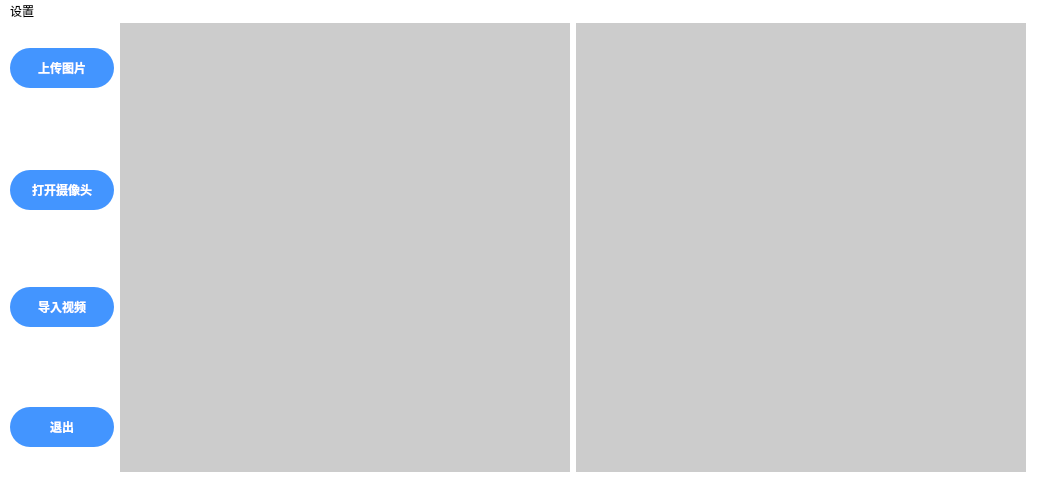
<?xml version="1.0" encoding="UTF-8"?>
<ui version="4.0">
 <class>MainWindow</class>
 <widget class="QMainWindow" name="MainWindow">
  <property name="geometry">
   <rect>
    <x>0</x>
    <y>0</y>
    <width>1050</width>
    <height>500</height>
   </rect>
  </property>
  <property name="minimumSize">
   <size>
    <width>1050</width>
    <height>500</height>
   </size>
  </property>
  <property name="maximumSize">
   <size>
    <width>1050</width>
    <height>500</height>
   </size>
  </property>
  <property name="windowTitle">
   <string>人脸面罩检测</string>
  </property>
  <property name="windowOpacity">
   <double>0.900000000000000</double>
  </property>
  <property name="autoFillBackground">
   <bool>false</bool>
  </property>
  <property name="styleSheet">
   <string notr="true">background:#fff;
opacity:0;</string>
  </property>
  <widget class="QWidget" name="centralwidget">
   <widget class="QWidget" name="gridLayoutWidget">
    <property name="geometry">
     <rect>
      <x>10</x>
      <y>-230</y>
      <width>1016</width>
      <height>909</height>
     </rect>
    </property>
    <layout class="QGridLayout" name="gridLayout_2">
     <item row="4" column="2">
      <widget class="QPushButton" name="open_camera_btn">
       <property name="cursor">
        <cursorShape>PointingHandCursor</cursorShape>
       </property>
       <property name="styleSheet">
        <string notr="true">background-color:#4395FF;
height:40px;
width:100px;
font-weight:bold;
border-radius:20px;
color:white;</string>
       </property>
       <property name="text">
        <string>打开摄像头</string>
       </property>
       <property name="checkable">
        <bool>false</bool>
       </property>
      </widget>
     </item>
     <item row="8" column="2">
      <widget class="QPushButton" name="exit_btn">
       <property name="sizePolicy">
        <sizepolicy hsizetype="Minimum" vsizetype="Fixed">
         <horstretch>0</horstretch>
         <verstretch>1</verstretch>
        </sizepolicy>
       </property>
       <property name="cursor">
        <cursorShape>PointingHandCursor</cursorShape>
       </property>
       <property name="styleSheet">
        <string notr="true">background-color:#4395FF;
height:40px;
width:80px;
font-weight:bold;
border-radius:20px;
color:white;</string>
       </property>
       <property name="text">
        <string>退出</string>
       </property>
      </widget>
     </item>
     <item row="3" column="2">
      <spacer name="verticalSpacer">
       <property name="orientation">
        <enum>Qt::Vertical</enum>
       </property>
       <property name="sizeType">
        <enum>QSizePolicy::Fixed</enum>
       </property>
       <property name="sizeHint" stdset="0">
        <size>
         <width>20</width>
         <height>70</height>
        </size>
       </property>
      </spacer>
     </item>
     <item row="7" column="2">
      <spacer name="verticalSpacer_2">
       <property name="orientation">
        <enum>Qt::Vertical</enum>
       </property>
       <property name="sizeType">
        <enum>QSizePolicy::Fixed</enum>
       </property>
       <property name="sizeHint" stdset="0">
        <size>
         <width>20</width>
         <height>68</height>
        </size>
       </property>
      </spacer>
     </item>
     <item row="2" column="2">
      <widget class="QPushButton" name="open_img_btn">
       <property name="sizePolicy">
        <sizepolicy hsizetype="Minimum" vsizetype="Maximum">
         <horstretch>0</horstretch>
         <verstretch>0</verstretch>
        </sizepolicy>
       </property>
       <property name="cursor">
        <cursorShape>PointingHandCursor</cursorShape>
       </property>
       <property name="styleSheet">
        <string notr="true">background-color:#4395FF;
height:40px;
width:80px;
font-weight:bold;
border-radius:20px;
color:white;</string>
       </property>
       <property name="text">
        <string>上传图片</string>
       </property>
      </widget>
     </item>
     <item row="5" column="2">
      <spacer name="verticalSpacer_3">
       <property name="orientation">
        <enum>Qt::Vertical</enum>
       </property>
       <property name="sizeType">
        <enum>QSizePolicy::Fixed</enum>
       </property>
       <property name="sizeHint" stdset="0">
        <size>
         <width>20</width>
         <height>65</height>
        </size>
       </property>
      </spacer>
     </item>
     <item row="6" column="2">
      <widget class="QPushButton" name="open_vedio_btn">
       <property name="cursor">
        <cursorShape>PointingHandCursor</cursorShape>
       </property>
       <property name="styleSheet">
        <string notr="true">background-color:#4395FF;
height:40px;
width:100px;
font-weight:bold;
border-radius:20px;
color:white;</string>
       </property>
       <property name="text">
        <string>导入视频</string>
       </property>
       <property name="checkable">
        <bool>false</bool>
       </property>
      </widget>
     </item>
     <item row="0" column="5" rowspan="11">
      <widget class="QLabel" name="imageview_2">
       <property name="sizePolicy">
        <sizepolicy hsizetype="Expanding" vsizetype="Expanding">
         <horstretch>1</horstretch>
         <verstretch>0</verstretch>
        </sizepolicy>
       </property>
       <property name="minimumSize">
        <size>
         <width>450</width>
         <height>450</height>
        </size>
       </property>
       <property name="maximumSize">
        <size>
         <width>450</width>
         <height>450</height>
        </size>
       </property>
       <property name="toolTip">
        <string>判断结果</string>
       </property>
       <property name="styleSheet">
        <string notr="true">background-color:#ccc
</string>
       </property>
       <property name="text">
        <string/>
       </property>
      </widget>
     </item>
     <item row="0" column="4" rowspan="11">
      <widget class="QLabel" name="imageview_1">
       <property name="sizePolicy">
        <sizepolicy hsizetype="Expanding" vsizetype="Expanding">
         <horstretch>1</horstretch>
         <verstretch>8</verstretch>
        </sizepolicy>
       </property>
       <property name="minimumSize">
        <size>
         <width>450</width>
         <height>450</height>
        </size>
       </property>
       <property name="maximumSize">
        <size>
         <width>450</width>
         <height>450</height>
        </size>
       </property>
       <property name="cursor">
        <cursorShape>PointingHandCursor</cursorShape>
       </property>
       <property name="toolTip">
        <string>左键单击捕捉画面</string>
       </property>
       <property name="styleSheet">
        <string notr="true">background-color:#ccc</string>
       </property>
       <property name="text">
        <string/>
       </property>
       <property name="scaledContents">
        <bool>false</bool>
       </property>
      </widget>
     </item>
    </layout>
   </widget>
  </widget>
  <widget class="QMenuBar" name="menubar">
   <property name="geometry">
    <rect>
     <x>0</x>
     <y>0</y>
     <width>1050</width>
     <height>23</height>
    </rect>
   </property>
   <widget class="QMenu" name="menu">
    <property name="geometry">
     <rect>
      <x>269</x>
      <y>219</y>
      <width>157</width>
      <height>102</height>
     </rect>
    </property>
    <property name="tearOffEnabled">
     <bool>true</bool>
    </property>
    <property name="title">
     <string>设置</string>
    </property>
    <addaction name="path1_btn"/>
    <addaction name="path2_btn"/>
   </widget>
   <addaction name="menu"/>
  </widget>
  <widget class="QStatusBar" name="statusbar"/>
  <action name="actionSetting">
   <property name="text">
    <string>Setting</string>
   </property>
  </action>
  <action name="action111">
   <property name="text">
    <string>设置图片路径</string>
   </property>
  </action>
  <action name="path1_btn">
   <property name="text">
    <string>设置图片下载路径</string>
   </property>
  </action>
  <action name="path2_btn">
   <property name="text">
    <string>设置视频导出路径</string>
   </property>
  </action>
 </widget>
 <resources/>
 <connections/>
</ui>
